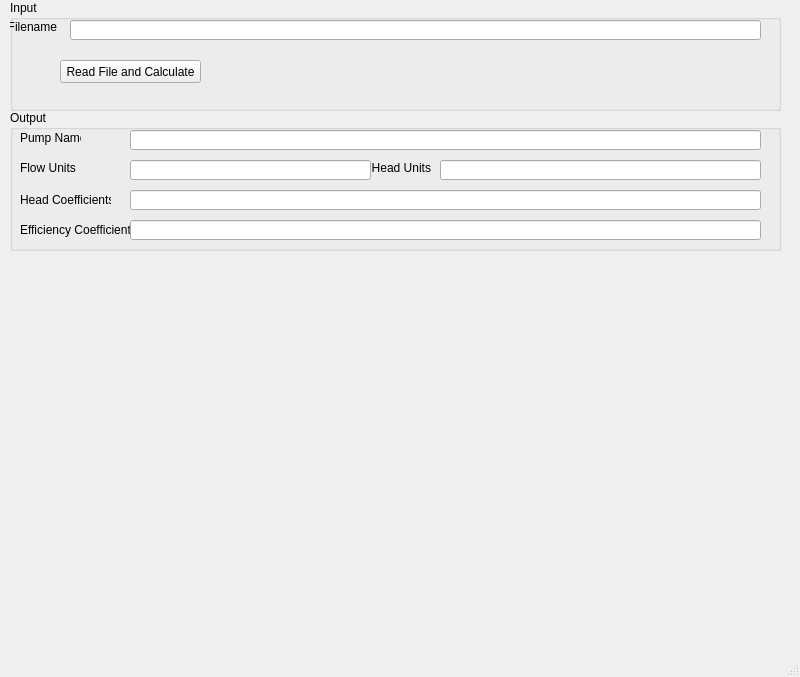
<?xml version="1.0" encoding="UTF-8"?>
<ui version="4.0">
 <class>MainWindow</class>
 <widget class="QMainWindow" name="MainWindow">
  <property name="geometry">
   <rect>
    <x>0</x>
    <y>0</y>
    <width>800</width>
    <height>677</height>
   </rect>
  </property>
  <property name="windowTitle">
   <string>MainWindow</string>
  </property>
  <widget class="QWidget" name="centralwidget">
   <widget class="QGroupBox" name="Output">
    <property name="geometry">
     <rect>
      <x>10</x>
      <y>110</y>
      <width>771</width>
      <height>141</height>
     </rect>
    </property>
    <property name="title">
     <string>Output</string>
    </property>
    <widget class="QLabel" name="label_5">
     <property name="geometry">
      <rect>
       <x>10</x>
       <y>50</y>
       <width>61</width>
       <height>16</height>
      </rect>
     </property>
     <property name="text">
      <string>Flow Units</string>
     </property>
     <property name="alignment">
      <set>Qt::AlignLeading|Qt::AlignLeft|Qt::AlignVCenter</set>
     </property>
    </widget>
    <widget class="QLabel" name="label_4">
     <property name="geometry">
      <rect>
       <x>10</x>
       <y>20</y>
       <width>61</width>
       <height>16</height>
      </rect>
     </property>
     <property name="text">
      <string>Pump Name</string>
     </property>
     <property name="alignment">
      <set>Qt::AlignLeading|Qt::AlignLeft|Qt::AlignVCenter</set>
     </property>
    </widget>
    <widget class="QLineEdit" name="PumpName">
     <property name="geometry">
      <rect>
       <x>120</x>
       <y>20</y>
       <width>631</width>
       <height>20</height>
      </rect>
     </property>
     <property name="readOnly">
      <bool>true</bool>
     </property>
    </widget>
    <widget class="QLineEdit" name="FlowUnits">
     <property name="geometry">
      <rect>
       <x>120</x>
       <y>50</y>
       <width>241</width>
       <height>20</height>
      </rect>
     </property>
     <property name="readOnly">
      <bool>true</bool>
     </property>
    </widget>
    <widget class="QLabel" name="label_6">
     <property name="geometry">
      <rect>
       <x>360</x>
       <y>50</y>
       <width>61</width>
       <height>16</height>
      </rect>
     </property>
     <property name="text">
      <string>Head Units</string>
     </property>
     <property name="alignment">
      <set>Qt::AlignRight|Qt::AlignTrailing|Qt::AlignVCenter</set>
     </property>
    </widget>
    <widget class="QLineEdit" name="HeadUnits">
     <property name="geometry">
      <rect>
       <x>430</x>
       <y>50</y>
       <width>321</width>
       <height>20</height>
      </rect>
     </property>
     <property name="readOnly">
      <bool>true</bool>
     </property>
    </widget>
    <widget class="QLabel" name="label_7">
     <property name="geometry">
      <rect>
       <x>10</x>
       <y>80</y>
       <width>91</width>
       <height>20</height>
      </rect>
     </property>
     <property name="text">
      <string>Head Coefficients</string>
     </property>
     <property name="alignment">
      <set>Qt::AlignLeading|Qt::AlignLeft|Qt::AlignVCenter</set>
     </property>
    </widget>
    <widget class="QLineEdit" name="HeadCoefficients">
     <property name="geometry">
      <rect>
       <x>120</x>
       <y>80</y>
       <width>631</width>
       <height>20</height>
      </rect>
     </property>
     <property name="cursor">
      <cursorShape>IBeamCursor</cursorShape>
     </property>
     <property name="readOnly">
      <bool>true</bool>
     </property>
    </widget>
    <widget class="QLabel" name="label_8">
     <property name="geometry">
      <rect>
       <x>10</x>
       <y>110</y>
       <width>111</width>
       <height>20</height>
      </rect>
     </property>
     <property name="text">
      <string>Efficiency Coefficients</string>
     </property>
     <property name="alignment">
      <set>Qt::AlignLeading|Qt::AlignLeft|Qt::AlignVCenter</set>
     </property>
    </widget>
    <widget class="QLineEdit" name="EfficiencyCoefficients">
     <property name="geometry">
      <rect>
       <x>120</x>
       <y>110</y>
       <width>631</width>
       <height>20</height>
      </rect>
     </property>
     <property name="readOnly">
      <bool>true</bool>
     </property>
    </widget>
   </widget>
   <widget class="QGroupBox" name="Input">
    <property name="geometry">
     <rect>
      <x>10</x>
      <y>0</y>
      <width>771</width>
      <height>111</height>
     </rect>
    </property>
    <property name="title">
     <string>Input</string>
    </property>
    <widget class="QLineEdit" name="FileName">
     <property name="geometry">
      <rect>
       <x>60</x>
       <y>20</y>
       <width>691</width>
       <height>20</height>
      </rect>
     </property>
     <property name="readOnly">
      <bool>true</bool>
     </property>
    </widget>
    <widget class="QLabel" name="label">
     <property name="geometry">
      <rect>
       <x>0</x>
       <y>20</y>
       <width>47</width>
       <height>13</height>
      </rect>
     </property>
     <property name="text">
      <string>Filename</string>
     </property>
     <property name="alignment">
      <set>Qt::AlignRight|Qt::AlignTrailing|Qt::AlignVCenter</set>
     </property>
    </widget>
    <widget class="QPushButton" name="ReadFile">
     <property name="geometry">
      <rect>
       <x>50</x>
       <y>60</y>
       <width>141</width>
       <height>23</height>
      </rect>
     </property>
     <property name="statusTip">
      <string>Open a File and Produce a Graph</string>
     </property>
     <property name="text">
      <string>Read File and Calculate</string>
     </property>
     <property name="shortcut">
      <string>Ctrl+O</string>
     </property>
    </widget>
   </widget>
  </widget>
  <widget class="QMenuBar" name="menubar">
   <property name="geometry">
    <rect>
     <x>0</x>
     <y>0</y>
     <width>800</width>
     <height>21</height>
    </rect>
   </property>
  </widget>
  <widget class="QStatusBar" name="statusbar"/>
 </widget>
 <resources/>
 <connections>
  <connection>
   <sender>ReadFile</sender>
   <signal>clicked()</signal>
   <receiver>MainWindow</receiver>
   <slot>mybutton_clicked()</slot>
   <hints>
    <hint type="sourcelabel">
     <x>140</x>
     <y>122</y>
    </hint>
    <hint type="destinationlabel">
     <x>399</x>
     <y>299</y>
    </hint>
   </hints>
  </connection>
 </connections>
 <slots>
  <slot>mybutton_clicked()</slot>
  <slot>Read_File()</slot>
  <slot>Calculate()</slot>
 </slots>
</ui>
